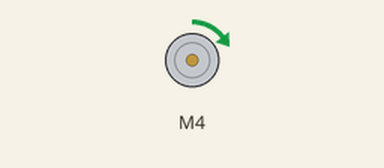
This sketch was run on a simulated Arduino Uno, built with avr-gcc and run on an emulated ATmega328P. Shown: DC motor (green arrow = forward, orange = backward, longer = faster). What the sketch prints to the serial monitor is not drawn.

Above: at 0.15 s.
At 8.25 s:
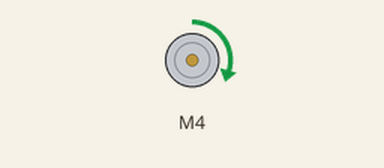
At 19.97 s:
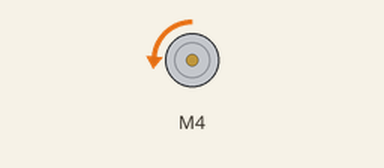
At 39.77 s:
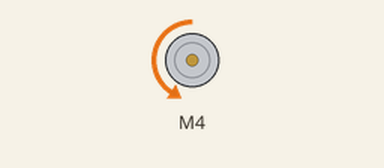
Timing chart, 0 to 40.0 s (numbered marks = the images above):
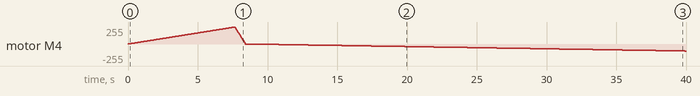

The sketch:

2560_mega_with_motor_shield.ino
```cpp
#include <AFMotor.h>

AF_DCMotor motor(4);

void setup() {
  // put your setup code here, to run once:
  Serial.begin(9600);           // set up Serial library at 9600 bps
  Serial.println("BUTASI IS HERE!");

  motor.setSpeed(200);
  motor.run(RELEASE);
}
int i;

void loop() {
  // put your main code here, to run repeatedly:
  motor.run(FORWARD);
  for (i = 0; i < 255; i++) {
    motor.setSpeed(i);
    delay(30);
  }

  for (i = 255; i != 0; i--) {
    motor.setSpeed(i);
    delay(3);
  }

   motor.run(BACKWARD);
  for (i = 0; i < 255; i++) {
    motor.setSpeed(i);
    delay(300);
  }

  for (i = 255; i != 0; i--) {
    motor.setSpeed(i);
    delay(3);
  }

}
```

Measured:
- by itself, motor M4: rises from stopped to forward 254/255 in 7.6 s, then falls to backward 105/255 in 32.3 s
